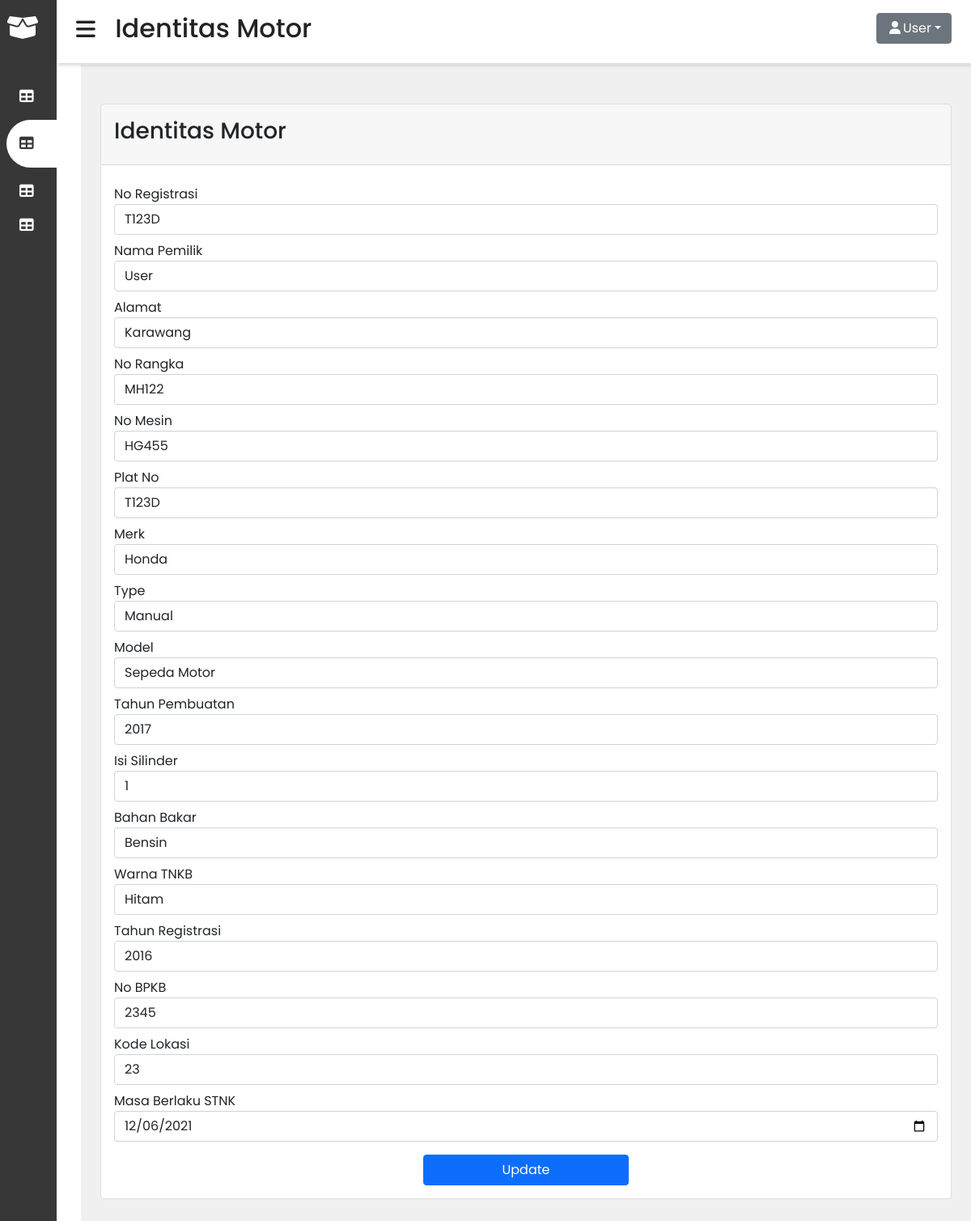
Screenshot of /Pemilik/edit_motor.php?getId=1 (signed in) with the database file from the repository.
### tables this page shows
CREATE TABLE `identitas_motor` (
  `Id` int(20) NOT NULL,
  `NoRegistrasi` varchar(20) NOT NULL,
  `NamaPemilik` varchar(50) NOT NULL,
  `Alamat` varchar(100) NOT NULL,
  `NoRangka` varchar(25) NOT NULL,
  `NoMesin` varchar(30) NOT NULL,
  `PlatNo` varchar(15) NOT NULL,
  `Merk` varchar(50) NOT NULL,
  `Type` varchar(40) NOT NULL,
  `Model` varchar(50) NOT NULL,
  `TahunPembuatan` varchar(20) NOT NULL,
  `IsiSilinder` varchar(20) NOT NULL,
  `BahanBakar` varchar(50) NOT NULL,
  `WarnaTNKB` varchar(50) NOT NULL,
  `TahunRegistrasi` varchar(30) NOT NULL,
  `NoBPKB` varchar(20) NOT NULL,
  `KodeLokasi` varchar(20) NOT NULL,
  `MasaBerlakuSTNK` varchar(20) NOT NULL
);

### Pemilik/edit_motor.php (the view, shortened to what this page needs)
<?php
require 'function/kelola_motor.php';
$getID = $_GET['getId'];
$sqlUser = "SELECT * FROM identitas_motor WHERE Id = '$getID'";
$query = mysqli_query($koneksi, $sqlUser);
$row = mysqli_fetch_array($query);
?>
<!DOCTYPE html>
<html lang="en">
<head>
    <link href="https://cdn.jsdelivr.net/npm/bootstrap@5.0.1/dist/css/bootstrap.min.css" rel="stylesheet">
    <link rel="stylesheet" href="../css/inventory.css">
</head>
<body>
	<div class="sidebar">
		<div class="sidebar-brand">
			<h2><span class="fas fa-box-open"></span><span>judul</span></h1>
		</div>
		<div class="sidebar-menu">
			<ul>
				<li>
                    <a href="homepemilik.php" style="text-decoration: none;"><i class="fas fa-table me-2"></i><span>Home</span></a>
                </li>
                <li>
                    <a href="identitas_motor.php" class="active" style="text-decoration: none;"><i class="fas fa-table me-2"></i><span>Identitas Motor</span></a>
                </li>
                <li>
                    <a href="buat_user.php"style="text-decoration: none;"><i class="fas fa-table me-2"></i><span>Buat User</span></a>
                </li>
                <li>
                    <a href="transaksi.php" style="text-decoration: none;"><i class="fas fa-table me-2"></i><span>Transaksi</span></a>
                </li>
			</ul>
		</div>
	</div>
<div class="main-content">
		<header>
			<h2>
				<label for="nav-toggle">
					<span class="fas fa-bars"></span>
				</label>
				Identitas Motor
			</h2>
			<div class="dropdown">
              <a class="btn btn-secondary dropdown-toggle" href="#" role="button" id="dropdownMenuLink" data-bs-toggle="dropdown" aria-expanded="false"><i class="fas fa-user fa-fw"></i><?= ucfirst($_SESSION['Nama']);?></a>
            </div>
		</header>
		<main>
    		<div class="container-fluid">
    			<div class="row card mb-4">
                    <div class="card-header text-center">
    					<h3>Identitas Motor</h3>
    				</div>
                    <div class="card-body">
                        <form method="POST">
                            <div class="form-group mt-2">
                                <label for="NoRegistrasi">No Registrasi</label>
                                <input type="text" name="NoRegistrasi" class="form-control" value="<?php echo $row['NoRegistrasi']?>">
                            </div>
                            <div class="form-group mt-2">
                                <label for="NamaPemilik">Nama Pemilik</label>
                                <input type="text" name="NamaPemilik" class="form-control" value="<?php echo $row['NamaPemilik']?>">
                            </div>
                            <div class="form-group mt-2">
                                <label for="Alamat">Alamat</label>
                                <input type="text" name="Alamat" class="form-control" value="<?php echo $row['Alamat']?>">
                            </div>
                            <div class="form-group mt-2">
                                <label for="NoRangka">No Rangka</label>
                                <input type="text" name="NoRangka" class="form-control" value="<?php echo $row['NoRangka']?>">
                            </div>
                            <div class="form-group mt-2">
                                <label for="NoMesin">No Mesin</label>
                                <input type="text" name="NoMesin" class="form-control" value="<?php echo $row['NoMesin']?>">
                            </div>
                            <div class="form-group mt-2">
                                <label for="PlatNo">Plat No</label>
                                <input type="text" name="PlatNo" class="form-control" value="<?php echo $row['PlatNo']?>">
                            </div>
                            <div class="form-group mt-2">
                                <label for="Merk">Merk</label>
                                <input type="text" name="Merk" class="form-control" value="<?php echo $row['Merk']?>">
                            </div>
                            <div class="form-group mt-2">
                                <label for="Type">Type</label>
                                <input type="text" name="Type" class="form-control" value="<?php echo $row['Type']?>">
                            </div>
                            <div class="form-group mt-2">
                                <label for="Model">Model</label>
                                <input type="text" name="Model" class="form-control" value="<?php echo $row['Model']?>">
                            </div>
                            <div class="form-group mt-2">
                                <label for="TahunPembuatan">Tahun Pembuatan</label>
                                <input type="text" name="TahunPembuatan" class="form-control" value="<?php echo $row['TahunPembuatan']?>">
                            </div>
                            <div class="form-group mt-2">
                                <label for="IsiSilinder">Isi Silinder</label>
                                <input type="text" name="IsiSilinder" class="form-control" value="<?php echo $row['IsiSilinder']?>">
                            </div>
                            <div class="form-group mt-2">
                                <label for="BahanBakar">Bahan Bakar</label>
                                <input type="text" name="BahanBakar" class="form-control" value="<?php echo $row['BahanBakar']?>">
                            </div>
                            <div class="form-group mt-2">
                                <label for="WarnaTNKB">Warna TNKB</label>
                                <input type="text" name="WarnaTNKB" class="form-control" value="<?php echo $row['WarnaTNKB']?>">
                            </div>
                            <div class="form-group mt-2">
                                <label for="TahunRegistrasi">Tahun Registrasi</label>
                                <input type="text" name="TahunRegistrasi" class="form-control" value="<?php echo $row['TahunRegistrasi']?>">
                            </div>
                            <div class="form-group mt-2">
                                <label for="NoBPKB">No BPKB</label>
                                <input type="number" name="NoBPKB" class="form-control" value="<?php echo $row['NoBPKB']?>">
                            </div>
                            <div class="form-group mt-2">
                                <label for="KodeLokasi">Kode Lokasi</label>
                                <input type="text" name="KodeLokasi" class="form-control" value="<?php echo $row['KodeLokasi']?>">
                            </div>
                            <div class="form-group mt-2">
                                <label for="MasaBerlakuSTNK">Masa Berlaku STNK</label>
                                <input type="date" name="MasaBerlakuSTNK" class="form-control" value="<?php echo $row['MasaBerlakuSTNK']?>">
                            </div>
                            <div class="text-center">
                                <button type="submit" class="btn btn-primary mt-3" name="updateMotor" style="width: 25%;">Update</button>
                            </div>
                        </form>
                    </div>
                </div>
            </div>
        </main>
</body>
</html>

### css/inventory.css (style rules this page uses)
:root { --main-color: #373737; --color-dark:#1b1b1b; --text-grey:#9ea7aa; }
* { padding: 0; margin: 0; box-sizing: border-box; list-style-type: none; text-decoration: none; font-family: 'Poppins', sans-serif; }
.sidebar { width: 345px; position: fixed; left: 0; top: 0; height: 100%; background: var(--main-color); z-index: 100; }
.sidebar-brand { height: 90px; padding: 1rem 0rem 1rem 2rem; color: #fff; }
.sidebar-brand span { display: inline-block; padding-right: 1rem; }
.sidebar-menu { margin-top: 1rem; }
.sidebar-menu ul { padding-left: 0px; margin-left: 0px; }
.sidebar-menu li { width: 100%; margin-bottom: 1rem; padding-left: 0.5rem; }
.sidebar-menu a { display: block; color: #fff; font-size: 1.1rem; padding-left: 1rem; }
.sidebar-menu a.active { background: #fff; padding-top: 1rem; padding-bottom: 1rem; color: var(--main-color); border-radius: 30px 0 0 30px; }
.main-content { margin-left: 345px; transition: margin-left 100ms; }
header { background: #fff; display: flex; justify-content: space-between; padding: 1rem 1.5rem; box-shadow: 2px 2px 5px rgba(0,0,0,0.2); position: fixed; left: 345px; width: calc(100% - 345px); top: 0; z-index: 100; transition: left 300ms; }
header h2 { color: #222; }
header label span { font-size: 1.7rem; padding-right: 1rem; }
main { margin-top: 80px; padding: 2rem 1.5rem; background: #f0f0f0; min-height: calc(100vh - 90px); }
.card { margin-top: 1rem; border-radius: 5px; }
.card-header { padding: 1rem; display: flex; justify-content: space-between; align-items: center; }
@media only screen and (max-width: 1200px) { .sidebar { width: 70px; } }
@media only screen and (max-width: 1200px) { .sidebar .sidebar-brand, .sidebar .li a { padding-left: 0.5rem; } }
@media only screen and (max-width: 1200px) { .main-content { margin-left: 100px; } }
@media only screen and (max-width: 1200px) { .main-content header { width: calc(100% - 70px); left: 70px; } }

### rows the page displays
identitas_motor: NoRegistrasi "T123D", NamaPemilik "User", Alamat "Karawang", NoRangka "MH122", NoMesin "HG455", PlatNo "T123D", Merk "Honda", Type "Manual", Model "Sepeda Motor", TahunPembuatan "2017", IsiSilinder "1", BahanBakar "Bensin", WarnaTNKB "Hitam", TahunRegistrasi "2016", NoBPKB "2345", KodeLokasi "23", MasaBerlakuSTNK "12/06/2021"

### other values shown
$_SESSION['Nama'] "User"
